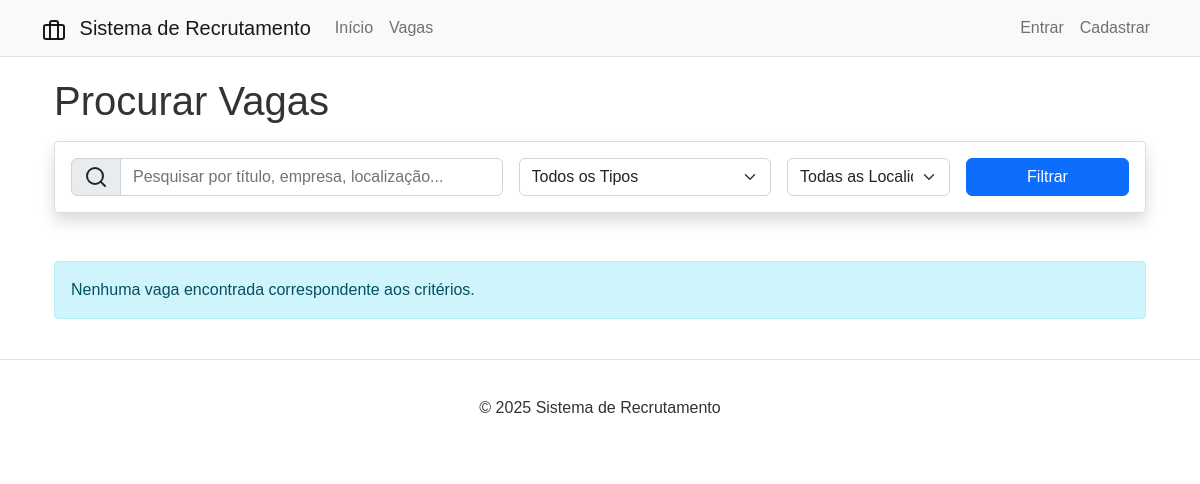
The app's page /jobs/, older data.
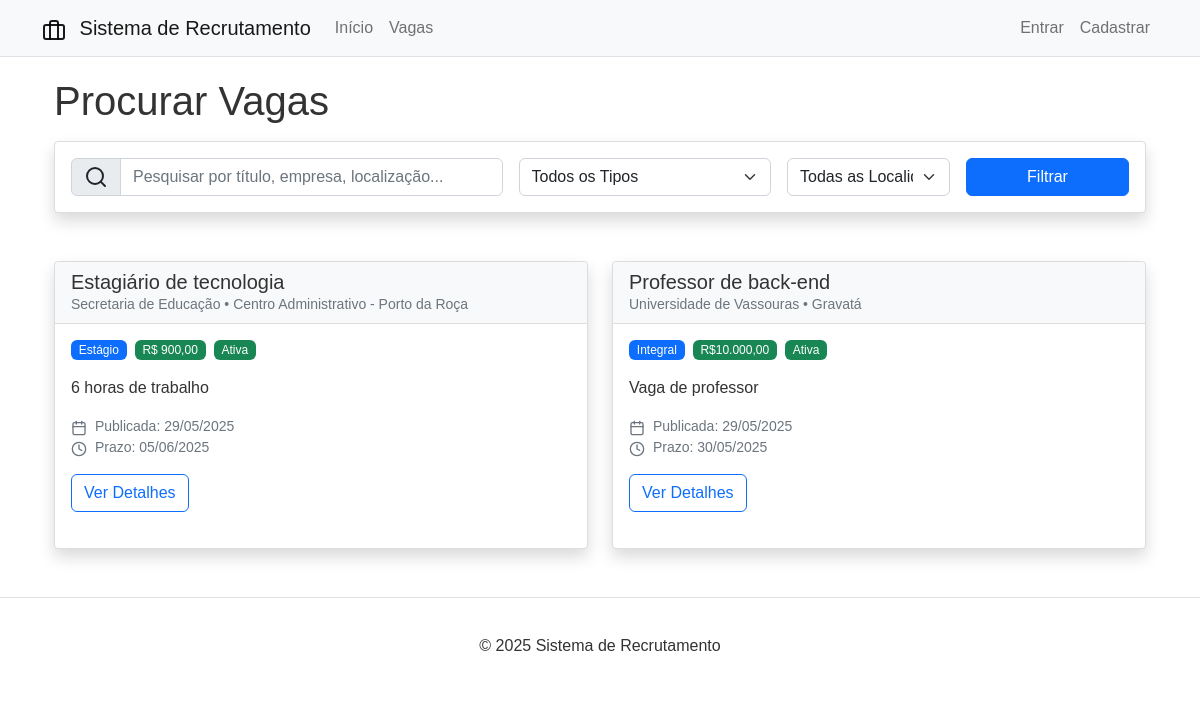
The same page, newer data.
### jobs/models.py (models this page shows, shortened)
class Job(models.Model):
    title = models.CharField(max_length=100)
    company = models.CharField(max_length=100)
    location = models.CharField(max_length=100)
    description = models.TextField()
    requirements = models.TextField()
    salary_range = models.CharField(max_length=100, blank=True, null=True)
    job_type = models.CharField(max_length=50, choices=[
        ('FULL_TIME', 'Integral'),
        ('PART_TIME', 'Parcial'),
        ('CONTRACT', 'Contrato'),
        ('INTERNSHIP', 'Estágio'),
    ])
    recruiter = models.ForeignKey(CustomUser, on_delete=models.CASCADE, related_name='posted_jobs')
    created_at = models.DateTimeField(auto_now_add=True)
    updated_at = models.DateTimeField(auto_now=True)
    deadline = models.DateTimeField(default=timezone.now)
    is_active = models.BooleanField(default=True)
    class Meta:
        ordering = ['-created_at']

### jobs/views.py (the view, shortened to what this page needs)
# urls.py: path('', views.JobListView.as_view(), name='job_list'),
class JobListView(ListView):
    model = Job
    template_name = 'jobs/job_list.html'
    context_object_name = 'jobs'
    paginate_by = 10
    def get_queryset(self):
        queryset = Job.objects.filter(is_active=True)
        search_query = self.request.GET.get('search', '')
        job_type = self.request.GET.get('job_type', '')
        if job_type:
            queryset = queryset.filter(job_type=job_type)
        location = self.request.GET.get('location', '')
        if location:
            queryset = queryset.filter(location__icontains=location)
        return queryset
    def get_context_data(self, **kwargs):
        context = super().get_context_data(**kwargs)
        context['search_query'] = self.request.GET.get('search', '')
        context['job_type_filter'] = self.request.GET.get('job_type', '')
        context['location_filter'] = self.request.GET.get('location', '')
        context['locations'] = Job.objects.filter(is_active=True).values_list('location', flat=True).distinct()
        if self.request.user.is_authenticated and self.request.user.is_candidate():
            applied_jobs = set(Application.objects.filter(
                candidate=self.request.user
            ).values_list('job_id', flat=True))
            context['applied_jobs'] = applied_jobs
        return context

### templates/jobs/job_list.html (shortened to what this page needs)
{% extends 'base.html' %}
{% block content %}
<div class="container">
    <div class="row mb-4">
        <div class="col-md-12">
            <h1 class="mb-3">
                {% if is_my_jobs %}
                    {{ title }}
                {% else %}
                    Procurar Vagas
                {% endif %}
            </h1>
            {% if not is_my_jobs %}
                <div class="card shadow mb-4">
                    <div class="card-body">
                        <form method="GET" action="{% url 'job_list' %}" class="row g-3">
                            <div class="col-md-5">
                                <div class="input-group">
                                    <span class="input-group-text"><i data-feather="search"></i></span>
                                    <input type="text" class="form-control" name="search"
                                           placeholder="Pesquisar por título, empresa, localização..."
                                           value="{{ search_query }}">
                                </div>
                            </div>
                            <div class="col-md-3">
                                <select name="job_type" class="form-select">
                                    <option value="">Todos os Tipos</option>
                                </select>
                            </div>
                            <div class="col-md-2">
                                <select name="location" class="form-select">
                                    <option value="">Todas as Localidades</option>
                                </select>
                            </div>
                            <div class="col-md-2">
                                <button type="submit" class="btn btn-primary w-100">Filtrar</button>
                            </div>
                        </form>
                    </div>
                </div>
            {% elif user.is_recruiter %}
                <div class="mb-3">
                    <a href="{% url 'job_create' %}" class="btn btn-primary">
                        <i data-feather="plus" class="me-1"></i> Publicar Nova Vaga
                    </a>
                </div>
            {% endif %}
        </div>
    </div>
    {% if not jobs %}
        <div class="alert alert-info">
            {% if is_my_jobs %}
                <p class="mb-0">Você ainda não publicou nenhuma vaga.</p>
            {% else %}
                <p class="mb-0">Nenhuma vaga encontrada correspondente aos critérios.</p>
            {% endif %}
        </div>
    {% endif %}
    <div class="row">
        {% for job in jobs %}
            <div class="col-lg-6 mb-4">
                <div class="card shadow h-100">
                    <div class="card-header bg-light">
                        <h5 class="card-title mb-0">{{ job.title }}</h5>
                        <div class="small text-muted">{{ job.company }} • {{ job.location }}</div>
                    </div>
                    <div class="card-body">
                        <div class="d-flex mb-3">
                            <span class="badge bg-primary me-2">{{ job.get_job_type_display }}</span>
                            {% if job.salary_range %}
                                <span class="badge bg-success me-2">{{ job.salary_range }}</span>
                            {% endif %}
                            {% if job.is_active %}
                                <span class="badge bg-success me-2">Ativa</span>
                            {% else %}
                                <span class="badge bg-danger me-2">Inativa</span>
                            {% endif %}
                        </div>
                        <p class="card-text">{{ job.description|truncatewords:25 }}</p>
                        <div class="small text-muted mb-3">
                            <div><i data-feather="calendar" class="feather-small me-1"></i> Publicada: {{ job.created_at|date:"d/m/Y" }}</div>
                            <div><i data-feather="clock" class="feather-small me-1"></i> Prazo: {{ job.deadline|date:"d/m/Y" }}</div>
                        </div>
                        <div class="d-flex justify-content-between align-items-center">
                            <a href="{% url 'job_detail' job.id %}" class="btn btn-outline-primary">Ver Detalhes</a>
                        </div>
                    </div>
                </div>
            </div>
        {% endfor %}
    </div>
</div>
{% endblock %}

### templates/base.html (shortened to what this page needs)
<!DOCTYPE html>
<html lang="pt-br">
<head>
    {% load static %}
    <link href="https://cdn.jsdelivr.net/npm/bootstrap@5.2.3/dist/css/bootstrap.min.css" rel="stylesheet">
    <link rel="stylesheet" href="{% static 'css/styles.css' %}">
</head>
<body>
    <nav class="navbar navbar-expand-lg navbar-light bg-light border-bottom">
        <div class="container">
            <a class="navbar-brand" href="{% url 'home' %}">
                <i data-feather="briefcase"></i> Sistema de Recrutamento
            </a>
            <div class="collapse navbar-collapse" id="navbarNav">
                <ul class="navbar-nav me-auto">
                    <li class="nav-item">
                        <a class="nav-link" href="{% url 'home' %}">Início</a>
                    </li>
                    <li class="nav-item">
                        <a class="nav-link" href="{% url 'job_list' %}">Vagas</a>
                    </li>
                </ul>
                <ul class="navbar-nav">
                    {% if user.is_authenticated %}
                        <li class="nav-item dropdown">
                            <a class="nav-link dropdown-toggle" href="#" id="navbarDropdown" role="button" data-bs-toggle="dropdown">
                                <i data-feather="user" class="feather-small"></i> {{ user.username }}
                            </a>
                            <ul class="dropdown-menu dropdown-menu-end">
                                <li><a class="dropdown-item" href="{% url 'profile' %}">Perfil</a></li>
                                <li><hr class="dropdown-divider"></li>
                                <li>
                                    <form method="post" action="{% url 'logout' %}">
                                        {% csrf_token %}
                                        <button type="submit" class="dropdown-item">Sair</button>
                                    </form>
                                </li>
                            </ul>
                        </li>
                    {% else %}
                        <li class="nav-item">
                            <a class="nav-link" href="{% url 'login' %}">Entrar</a>
                        </li>
                        <li class="nav-item">
                            <a class="nav-link" href="{% url 'register' %}">Cadastrar</a>
                        </li>
                    {% endif %}
                </ul>
            </div>
        </div>
    </nav>
    <div class="container mt-3 mb-4">
        {% block content %}{% endblock %}
    </div>
    <footer class="border-top mt-4">
        <div class="container py-3 text-center">
            <p class="mb-0">&copy; {% now "Y" %} Sistema de Recrutamento</p>
        </div>
    </footer>
</body>
</html>

### static/css/styles.css (style rules this page uses)
body { font-family: Arial, sans-serif; color: #333; background-color: #fff; }
.feather { vertical-align: middle; }
.card { border-radius: 4px; margin-bottom: 20px; border: 1px solid #ddd; }
.card-header { background-color: #f8f9fa; border-bottom: 1px solid #ddd; }
.navbar { margin-bottom: 20px; }
.navbar-brand .feather { margin-right: 0.5rem; }
.feather-small { width: 16px; height: 16px; }
.badge { font-weight: normal; }
footer { margin-top: 30px; padding: 20px 0; border-top: 1px solid #eee; }

Row changes from the older to the newer data that the page shows:
added Job: title "Estagiário de tecnologia", company "Secretaria de Educação", location "Centro Administrativo - Porto da Roça", job_type "Estágio", salary_range "R$ 900,00", is_active "Ativa", description "6 horas de trabalho", created_at "29/05/2025", deadline "05/06/2025"
added Job: title "Professor de back-end", company "Universidade de Vassouras", location "Gravatá", job_type "Integral", salary_range "R$10.000,00", is_active "Ativa", description "Vaga de professor", created_at "29/05/2025", deadline "30/05/2025"
Text that changed along with them:
text no longer shown: "Nenhuma vaga encontrada correspondente aos critérios."
